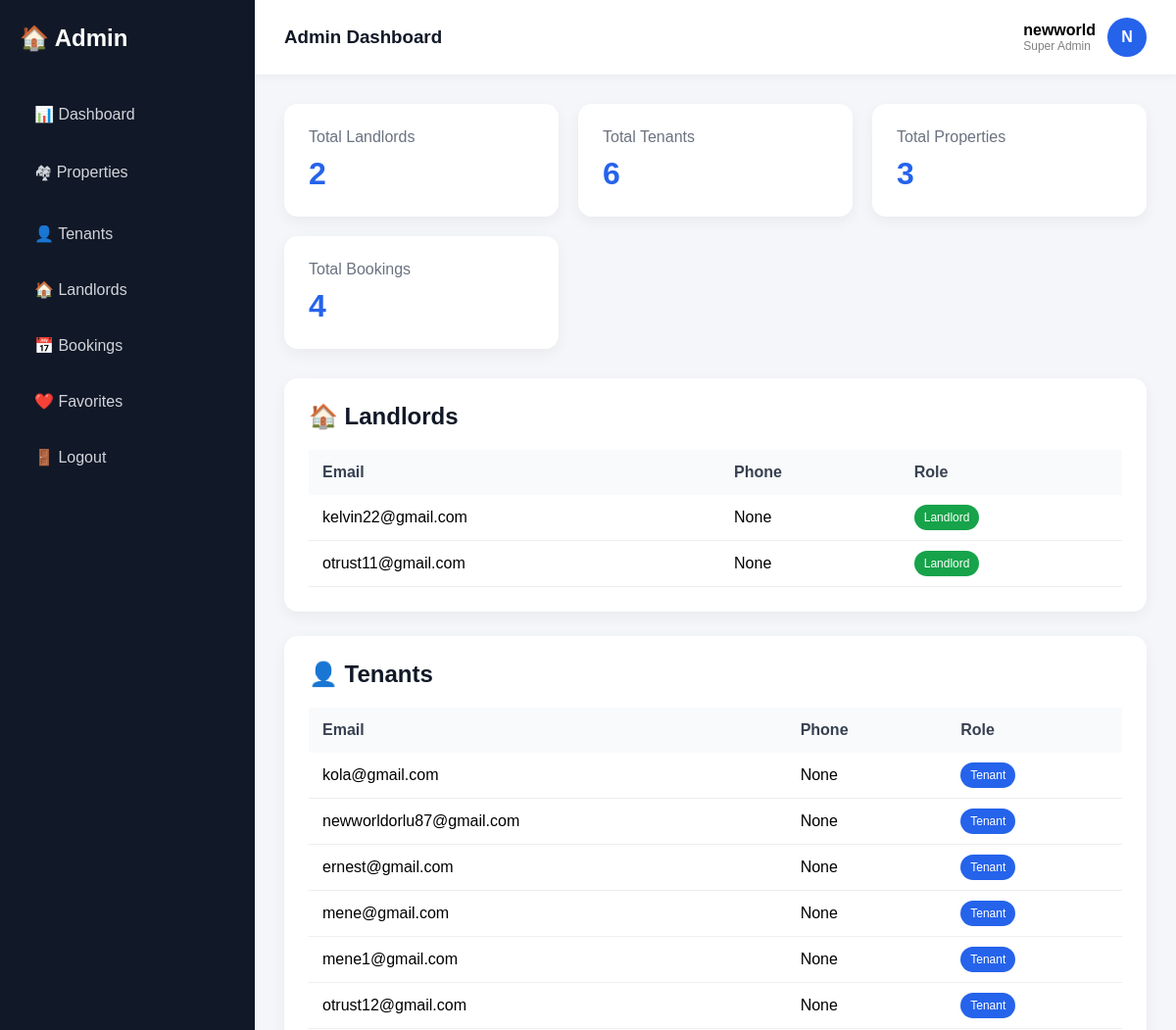
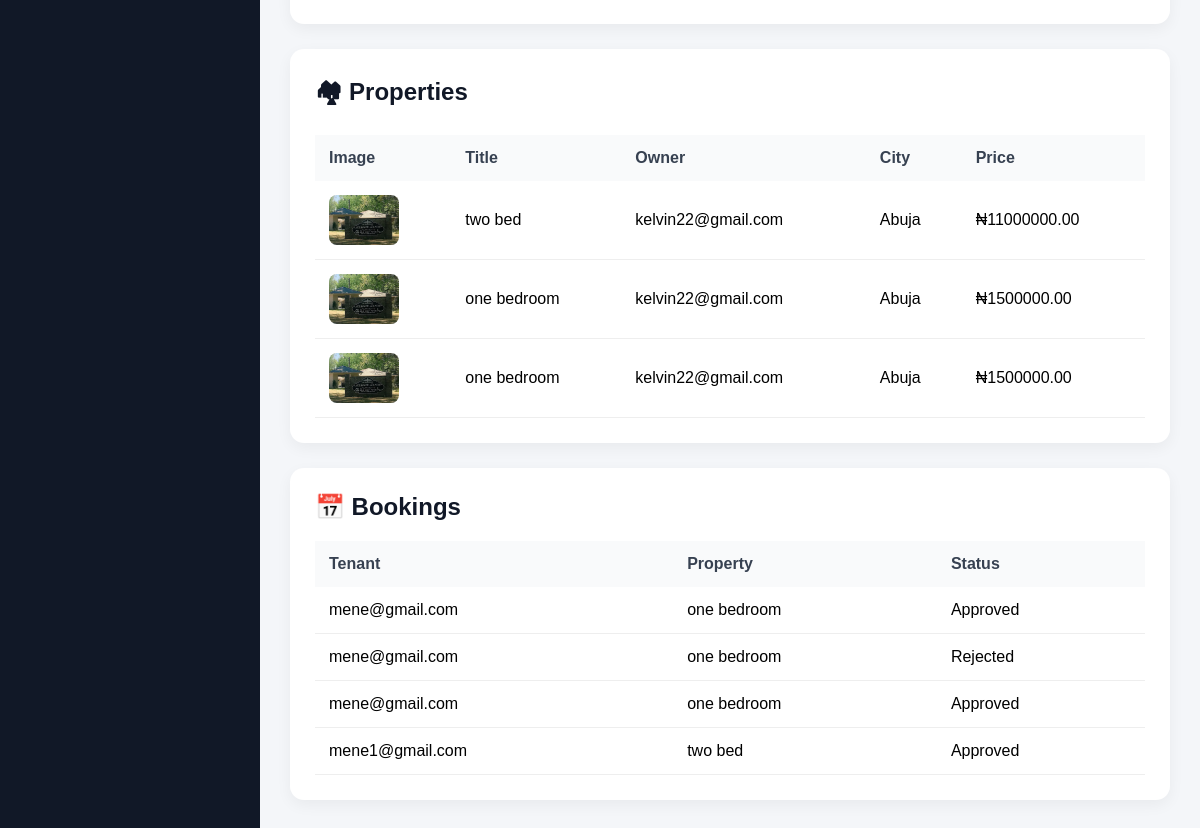
The app's page /dashboard/ (signed in) with its own data (2 pictures, top to bottom).
### accounts/models.py (models this page shows, shortened)
class User(AbstractUser):
    USER_TYPE_CHOICES = (
        ('tenant', 'Tenant'),
        ('landlord', 'Landlord'),
    )
    user_type = models.CharField(max_length=10, choices=USER_TYPE_CHOICES)
    email = models.EmailField(unique=True)
    phone = models.CharField(max_length=15, blank=True, null=True)
    is_verified = models.BooleanField(default=False)
    is_landlord = models.BooleanField(default=False)
    USERNAME_FIELD = 'email'
    REQUIRED_FIELDS = ['username']

### listings/models.py (models this page shows, shortened)
class Property(models.Model):
    title = models.CharField(max_length=200)
    class Meta:
        app_label = 'rentals'  # Add this

### bookings/models.py (models this page shows, shortened)
class Booking(models.Model):
    STATUS_CHOICES = (
        ('Pending', 'Pending'),
        ('Approved', 'Approved'),
        ('Rejected', 'Rejected'),
    )
    user = models.ForeignKey(User, on_delete=models.CASCADE)
    property = models.ForeignKey(
        Property,
        on_delete=models.CASCADE
    )
    start_date = models.DateField()
    end_date = models.DateField()
    status = models.CharField(
        max_length=20,
        choices=STATUS_CHOICES,
        default='Pending'
    )

### dashboard/views.py (the view)
# urls.py: path('', views.admin_dashboard, name='admin_dashboard'),
@login_required
def admin_dashboard(request):
    if not request.user.is_superuser:
        return HttpResponseForbidden("Access denied")
    landlords = User.objects.filter(user_type='landlord')
    tenants = User.objects.filter(user_type='tenant')
    properties = Property.objects.all().order_by('-created_at')
    bookings = Booking.objects.all()
    context = {
        'landlords': landlords,
        'tenants': tenants,
        'properties': properties,
        'bookings': bookings,
        'total_landlords': landlords.count(),
        'total_tenants': tenants.count(),
        'total_properties': properties.count(),
        'total_bookings': bookings.count(),
    }
    return render(request, 'dashboard/admin_dashboard.html', context)

### dashboard/templates/dashboard/admin_dashboard.html (shortened to what this page needs)
{% extends 'accounts/base.html' %}
{% block content %}
<div class="dashboard">
    <div class="sidebar">
        <h2>🏠 Admin</h2>
        <a href="#">📊 Dashboard</a>
        <a href="#">🏘 Properties</a>
        <a href="#">👤 Tenants</a>
        <a href="#">🏠 Landlords</a>
        <a href="#">📅 Bookings</a>
        <a href="#">❤️ Favorites</a>
        <a href="{% url 'logout' %}">🚪 Logout</a>
    </div>
    <div class="main">
        <div class="navbar">
            <h3>Admin Dashboard</h3>
            <div class="admin-info">
                <div>
                    <strong>{{ request.user.username }}</strong>
                    <p style="font-size:12px;color:gray;">
                        Super Admin
                    </p>
                </div>
                <div class="admin-avatar">
                    {{ request.user.username|first|upper }}
                </div>
            </div>
        </div>
        <div class="content">
            <div class="stats">
                <div class="card">
                    <p>Total Landlords</p>
                    <h2>{{ total_landlords }}</h2>
                </div>
                <div class="card">
                    <p>Total Tenants</p>
                    <h2>{{ total_tenants }}</h2>
                </div>
                <div class="card">
                    <p>Total Properties</p>
                    <h2>{{ total_properties }}</h2>
                </div>
                <div class="card">
                    <p>Total Bookings</p>
                    <h2>{{ total_bookings }}</h2>
                </div>
            </div>
            <div class="section">
                <h2>🏠 Landlords</h2>
                <div class="table-wrapper">
                    <table>
                        <tr>
                            <th>Email</th>
                            <th>Phone</th>
                            <th>Role</th>
                        </tr>
                        {% for landlord in landlords %}
                        <tr>
                            <td>{{ landlord.email }}</td>
                            <td>{{ landlord.phone }}</td>
                            <td>
                                <span class="badge landlord">
                                    Landlord
                                </span>
                            </td>
                        </tr>
                        {% endfor %}
                    </table>
                </div>
            </div>
            <div class="section">
                <h2>👤 Tenants</h2>
                <div class="table-wrapper">
                    <table>
                        <tr>
                            <th>Email</th>
                            <th>Phone</th>
                            <th>Role</th>
                        </tr>
                        {% for tenant in tenants %}
                        <tr>
                            <td>{{ tenant.email }}</td>
                            <td>{{ tenant.phone }}</td>
                            <td>
                                <span class="badge tenant">
                                    Tenant
                                </span>
                            </td>
                        </tr>
                        {% endfor %}
                    </table>
                </div>
            </div>
            <div class="section">
                <h2>🏘 Properties</h2>
                <div class="table-wrapper">
                    <table>
                        <tr>
                            <th>Image</th>
                            <th>Title</th>
                            <th>Owner</th>
                            <th>City</th>
                            <th>Price</th>
                        </tr>
                        {% for property in properties %}
                        <tr>
                            <td>
                                <img src="{{ property.image.url }}"
                                     class="property-img">
                            </td>
                            <td>{{ property.title }}</td>
                            <td>{{ property.owner.email }}</td>
                            <td>{{ property.city }}</td>
                            <td>₦{{ property.price }}</td>
                        </tr>
                        {% endfor %}
                    </table>
                </div>
            </div>
            <div class="section">
                <h2>📅 Bookings</h2>
                <div class="table-wrapper">
                    <table>
                        <tr>
                            <th>Tenant</th>
                            <th>Property</th>
                            <th>Status</th>
                        </tr>
                        {% for booking in bookings %}
                        <tr>
                            <td>{{ booking.user.email }}</td>
                            <td>{{ booking.property.title }}</td>
                            <td>{{ booking.status }}</td>
                        </tr>
                        {% endfor %}
                    </table>
                </div>
            </div>
        </div>
    </div>
</div>
{% endblock %}

### dashboard/templates/dashboard/admin_dashboard.html (style rules this page uses)
* { margin:0; padding:0; box-sizing:border-box; }
.dashboard { display:flex; min-height:100vh; }
.sidebar { width:260px; background:#111827; color:white; padding:25px 20px; position:fixed; height:100%; }
.sidebar h2 { margin-bottom:40px; font-size:24px; }
.sidebar a { display:block; color:#d1d5db; text-decoration:none; padding:14px 15px; border-radius:10px; margin-bottom:10px; transition:0.3s; }
.main { margin-left:260px; width:100%; }
.navbar { background:white; padding:18px 30px; display:flex; justify-content:space-between; align-items:center; box-shadow:0 2px 10px rgba(0,0,0,0.05); position:sticky; top:0; z-index:100; }
.navbar h3 { color:#111827; }
.admin-info { display:flex; align-items:center; gap:12px; }
.admin-avatar { width:40px; height:40px; border-radius:50%; background:#2563eb; color:white; display:flex; align-items:center; justify-content:center; font-weight:bold; }
.content { padding:30px; }
.stats { display:grid; grid-template-columns:repeat(auto-fit,minmax(220px,1fr)); gap:20px; margin-bottom:30px; }
.card { background:white; padding:25px; border-radius:14px; box-shadow:0 5px 15px rgba(0,0,0,0.05); }
.card p { color:#6b7280; margin-bottom:10px; }
.card h2 { color:#2563eb; font-size:32px; }
.section { background:white; padding:25px; border-radius:14px; margin-bottom:25px; box-shadow:0 5px 15px rgba(0,0,0,0.05); }
.section h2 { margin-bottom:20px; color:#111827; }
.table-wrapper { overflow-x:auto; }
table { width:100%; border-collapse:collapse; }
table th { background:#f9fafb; padding:14px; text-align:left; color:#374151; }
table td { padding:14px; border-bottom:1px solid #eee; }
.property-img { width:70px; height:50px; object-fit:cover; border-radius:8px; }
.badge { padding:6px 10px; border-radius:30px; font-size:12px; color:white; }
.landlord { background:#16a34a; }
.tenant { background:#2563eb; }

### records on screen
User: user.username "newworld", user.username|first "N"
User: email "kelvin22@gmail.com", phone "None"
User: email "otrust11@gmail.com", phone "None"
User: email "kola@gmail.com", phone "None"
User: email "newworldorlu87@gmail.com", phone "None"
User: email "ernest@gmail.com", phone "None"
User: email "mene@gmail.com", phone "None"
User: email "mene1@gmail.com", phone "None"
User: email "otrust12@gmail.com", phone "None"
Property: image (picture), title "two bed", owner.email "kelvin22@gmail.com", city "Abuja", price "11000000.00"
Property: image (picture), title "one bedroom", owner.email "kelvin22@gmail.com", city "Abuja", price "1500000.00"
Property: image (picture), title "one bedroom", owner.email "kelvin22@gmail.com", city "Abuja", price "1500000.00"
Booking: user.email "mene@gmail.com", property "one bedroom", status "Approved"
Booking: user.email "mene@gmail.com", property "one bedroom", status "Rejected"
Booking: user.email "mene@gmail.com", property "one bedroom", status "Approved"
Booking: user.email "mene1@gmail.com", property "two bed", status "Approved"

### other values on screen
{{ total_landlords }} "2"
{{ total_tenants }} "6"
{{ total_properties }} "3"
{{ total_bookings }} "4"
